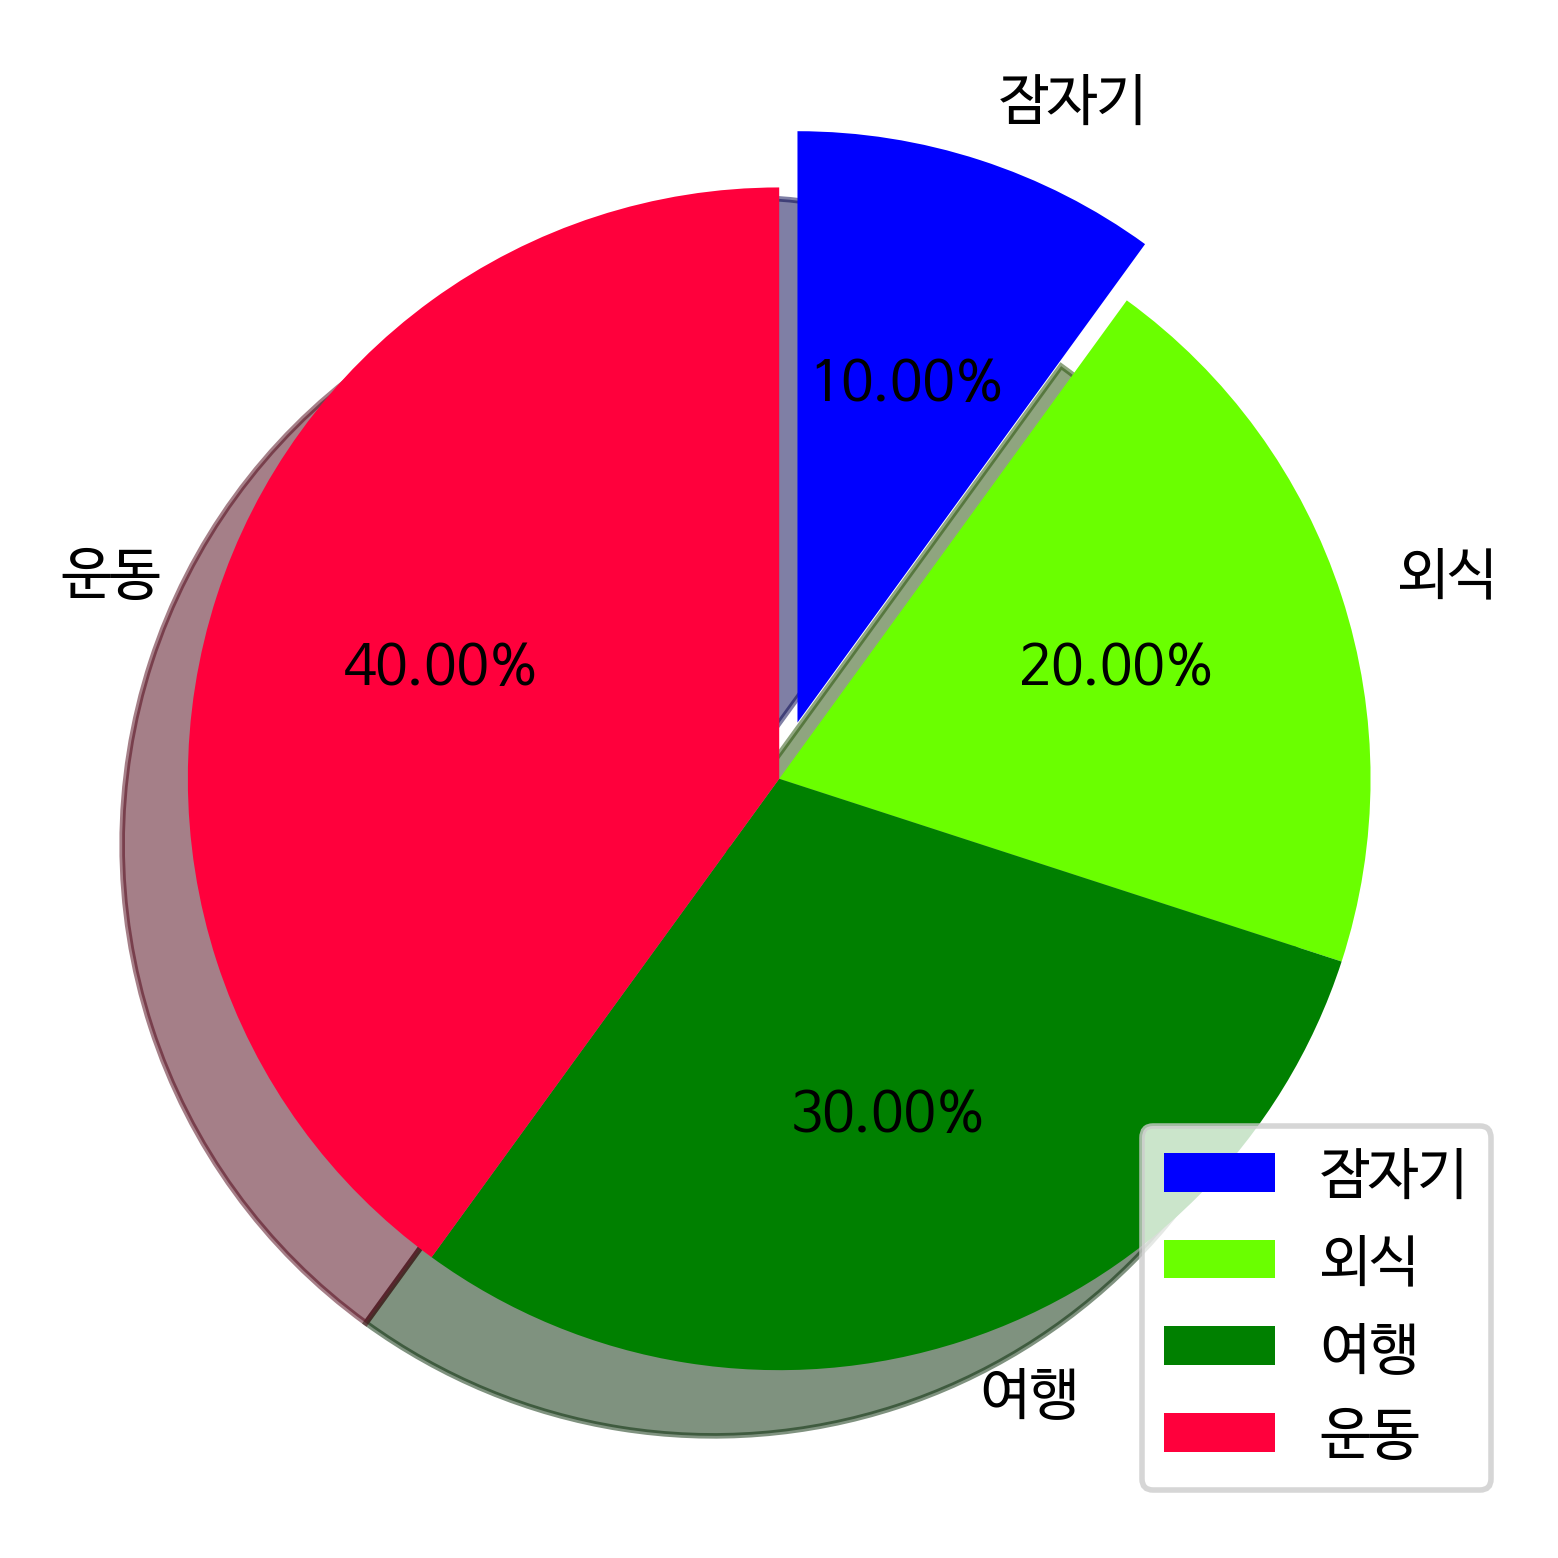

Source code (Python):
#!/usr/bin/env python

import pandas as pd
import matplotlib.pyplot as plt

plt.rcParams['font.family'] = 'NanumBarunGothic'

slices = [1,2,3,4]
hobbies = ['잠자기', '외식', '여행', '운동']
mycolors = ['blue', '#6Aff00', 'green', '#ff003c']

plt.pie(x=slices, labels=hobbies, shadow=mycolors, explode=[0.1,0,0,0],
        colors=mycolors, autopct='%1.2f%%', startangle=90, counterclock=False)

plt.legend(loc=4)

filename = 'p270_piGraph.png'
plt.savefig(filename, dpi=400, bbox_inches='tight')
print(filename + 'Saved...')
plt.show()